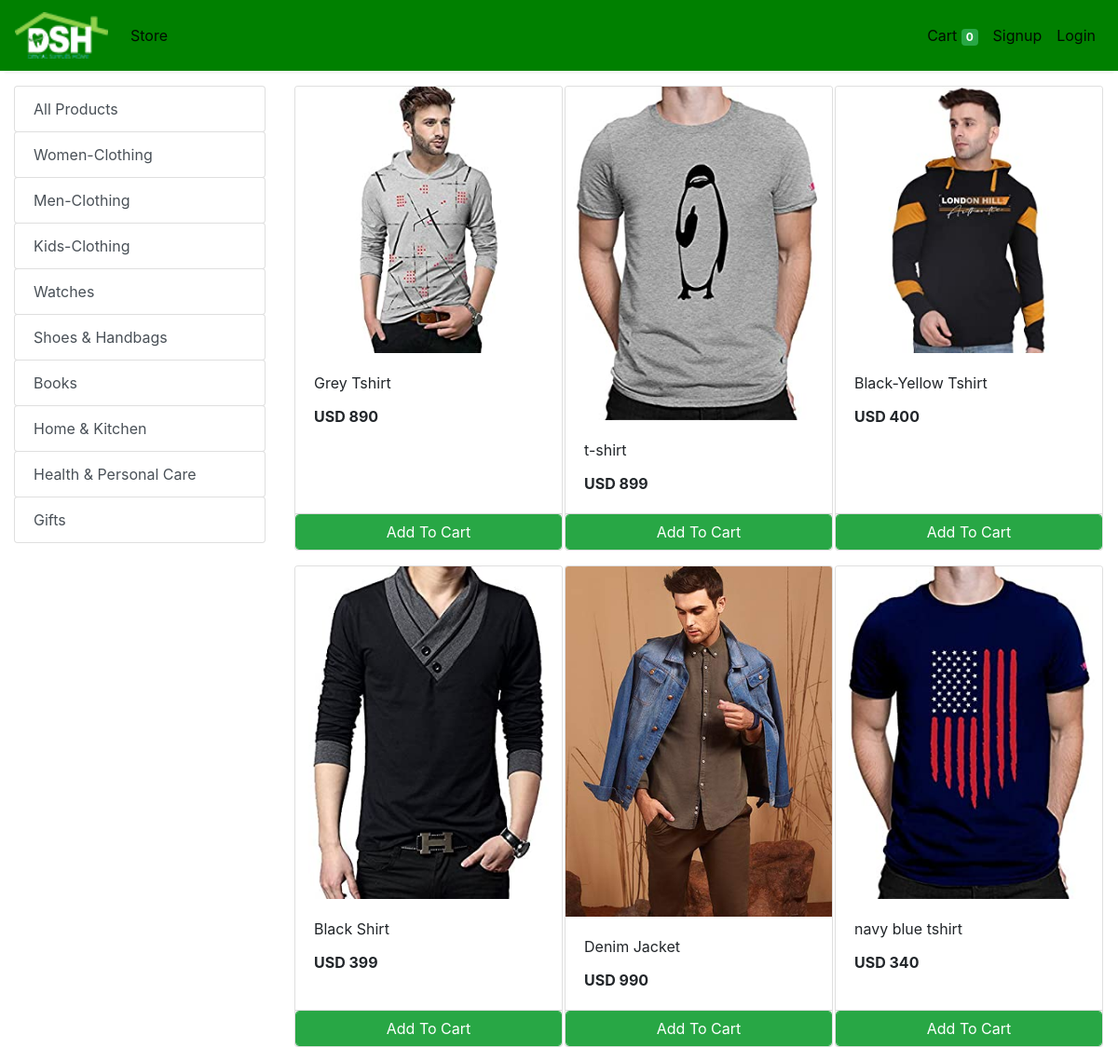
Screenshot of /store?category=23 with the database file from the repository.
### store/models/category.py (models this page shows, shortened)
class Category(models.Model):
    name= models.CharField(max_length=50)
    @staticmethod
    def get_all_categories():
        return Category.objects.all()

### store/models/product.py (models this page shows, shortened)
class Products(models.Model):
    name = models.CharField(max_length=60)
    price= models.IntegerField(default=0)
    category= models.ForeignKey(Category,on_delete=models.CASCADE,default=1 )
    description= models.CharField(max_length=250, default='', blank=True, null= True)
    image= models.ImageField(upload_to='uploads/products/')
    @staticmethod
    def get_all_products_by_categoryid(category_id):
        if category_id:
            return Products.objects.filter (category=category_id)
        else:
            return Products.get_all_products();

### store/views/home.py (the view)
# urls.py: path('' , include('store.urls'))
def store(request):
    cart = request.session.get('cart')
    if not cart:
        request.session['cart'] = {}
    products = None
    categories = Category.get_all_categories()
    categoryID = request.GET.get('category')
    if categoryID:
        products = Products.get_all_products_by_categoryid(categoryID)
    else:
        products = Products.get_all_products();
    data = {}
    data['products'] = products
    data['categories'] = categories
    print('you are : ', request.session.get('email'))
    return render(request, 'index.html', data)

### store/templatetags/cart.py (called while the page is built)
@register.filter (name='is_in_cart')
def is_in_cart(product, cart):
    keys = cart.keys ()
    for id in keys:
        if int (id) == product.id:
            return True
    return False;

### store/templatetags/custom_filter.py (called while the page is built)
@register.filter(name='currency')
def currency(number):
    return "USD "+str(number)

### store/templates/index.html (shortened to what this page needs)
{% extends 'base.html' %}
{% block content %}
{% load cart %}
{% load custom_filter %}
<div class="container-fluid mt-3">
	<div class="row">
		<div class="col-lg-3 mx-auto">
			<div class="list-group">
				<a href="/" class="list-group-item list-group-item-action btn btn-outline-success">All Products</a>
				{% for category in categories %}
				<a href="/?category={{category.id}}"
					class="list-group-item list-group-item-action btn btn-outline-success ">{{category.name}}</a>
				{% endfor %}
			</div>
		</div>
		<div id='products' class="col-lg-9 mx-auto">
			<div class="row mx-auto">
				{% for product in products %}
				<div class="card mx-auto mb-3" id={{product.id}} style="width: 18rem;">
					<img class="card-img-top" src="{{product.image.url}}" alt="Card image cap">
					<div class="card-body">
						<p class="card-title">{{product.name}}</p>
						<p class="card-text"><b>{{product.price|currency}}</b></p>
					</div>
					<div class="card-footer p-0 no-gutters">
						{% if product|is_in_cart:request.session.cart %}
						<div class="row no-gutters">
							<form action="/#{{product.id}}" class="col-2 " method="post">
								{% csrf_token %}
								<input hidden type="text" name='product' value='{{product.id}}'>
								<input hidden type="text" name='remove' value='True'>
								<input type="submit" value=" - " class="btn btn-block btn-success border-right">
							</form>
							<div class="text-center col btn btn-success">{{product|cart_quantity:request.session.cart}} in Cart</div>
							<form action="/#{{product.id}}" class="col-2 " method="post">
								{% csrf_token %}
								<input hidden type="text" name='product' value='{{product.id}}'>
								<input type="submit" value=" + " class="btn btn-block btn-success border-left">
							</form>
						</div>
						{% else %}
						<form action="/#{{product.id}}" method="POST" class="btn-block">
							<input type="submit" class="float-right btn btn-success form-control"
								value="Add To Cart">
						</form>
						{% endif %}
					</div>
				</div>
				{% endfor %}
			</div>
		</div>
	</div>
</div>
{% endblock %}

### rows the page displays
Category: name "Women-Clothing"
Category: name "Men-Clothing"
Category: name "Kids-Clothing"
Category: name "Watches"
Category: name "Shoes & Handbags"
Category: name "Books"
Category: name "Home & Kitchen"
Category: name "Health & Personal Care"
Category: name "Gifts"
Products: image (picture), name "Grey Tshirt", price "USD 890"
Products: image (picture), name "t-shirt", price "USD 899"
Products: image (picture), name "Black-Yellow Tshirt", price "USD 400"
Products: image (picture), name "Black Shirt", price "USD 399"
Products: image (picture), name "Denim Jacket", price "USD 990"
Products: image (picture), name "navy blue tshirt", price "USD 340"

### other values shown
{{ request.session.cart.keys|length }} "0"
